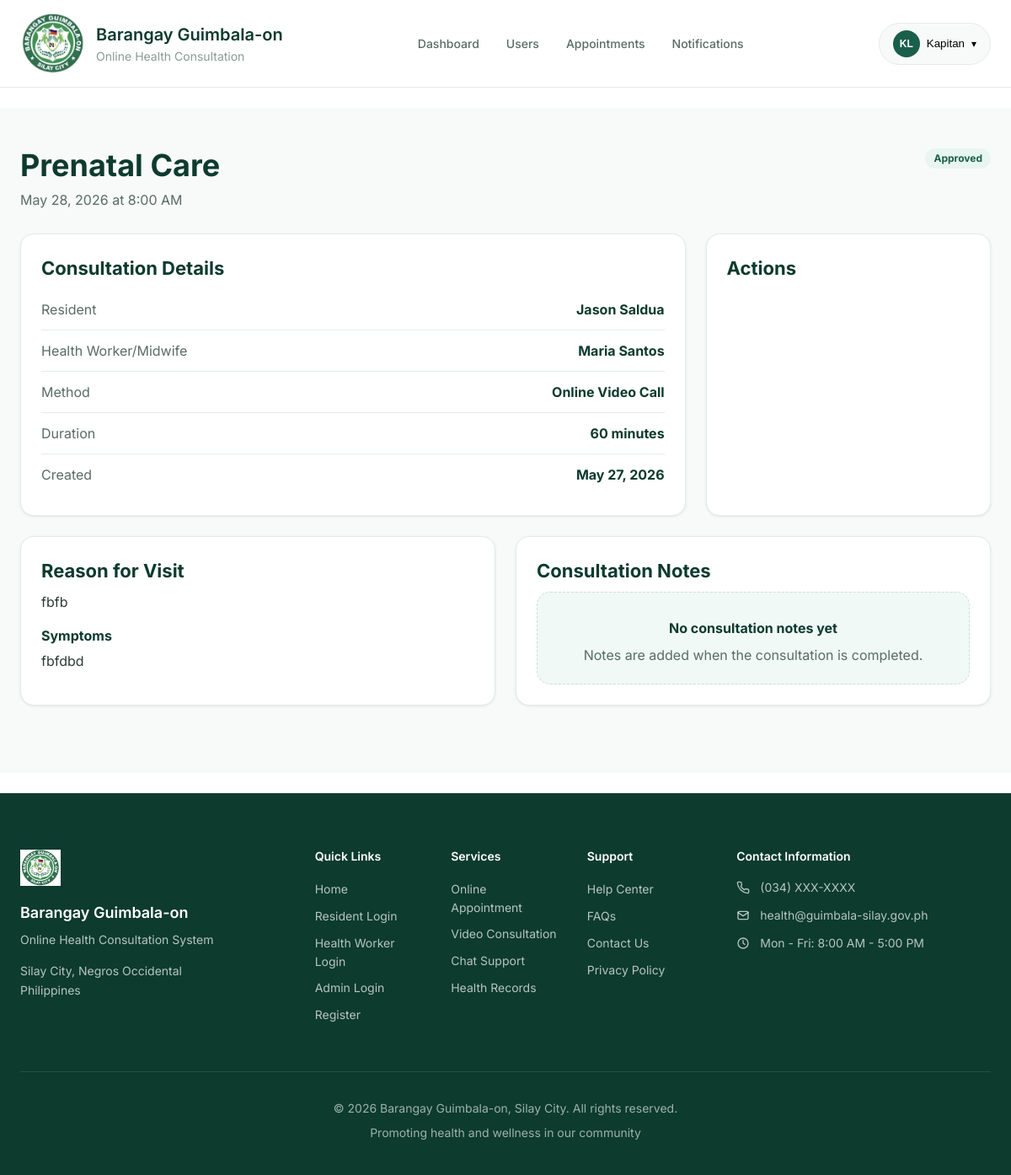
/appointments/8/ (signed in), run on the app's committed database.
### accounts/models.py (models this page shows, shortened)
class User(AbstractUser):
    ROLE_CHOICES = [
        ('resident', 'Resident'),
        ('health_worker', 'Barangay Health Worker/Midwife'),
        ('admin', 'Admin'),
    ]
    username = None
    email = models.EmailField(_('email address'), unique=True)
    role = models.CharField(max_length=20, choices=ROLE_CHOICES, default='resident')
    phone_number = models.CharField(max_length=15, blank=True, null=True)
    address = models.TextField(blank=True, null=True)
    profile_picture = models.ImageField(upload_to='profile_pics/', blank=True, null=True)
    is_active = models.BooleanField(default=True)
    date_joined = models.DateTimeField(auto_now_add=True)
    last_updated = models.DateTimeField(auto_now=True)
    license_number = models.CharField(max_length=50, blank=True, null=True)
    specialization = models.CharField(max_length=100, blank=True, null=True)
    is_available = models.BooleanField(default=True)
    USERNAME_FIELD = 'email'
    REQUIRED_FIELDS = ['first_name', 'last_name']
    objects = UserManager()
    class Meta:
        verbose_name = 'User'
        verbose_name_plural = 'Users'
        ordering = ['-date_joined']
    def get_full_name(self):
        return f"{self.first_name} {self.last_name}".strip() or self.email
    @property
    def is_resident(self):
        return self.role == 'resident'
    @property
    def is_health_worker(self):
        return self.role == 'health_worker'
    @property
    def is_admin_user(self):
        return self.role == 'admin' or self.is_superuser

### appointments/models.py (models this page shows, shortened)
class Appointment(models.Model):
    CONSULTATION_TYPE_CHOICES = [
        ('prenatal', 'Prenatal Care'),
        ('child_health', 'Child Health'),
        ('general', 'General Health Concern'),
        ('family_planning', 'Family Planning'),
        ('follow_up', 'Follow-up Checkup'),
        ('immunization', 'Immunization'),
        ('nutrition', 'Nutrition Counseling'),
        ('dental', 'Dental Checkup'),
        ('mental_health', 'Mental Health'),
        ('other', 'Other'),
    ]
    CONSULTATION_METHOD_CHOICES = [
        ('video_call', 'Online Video Call'),
        ('voice_call', 'Online Voice Call'),
        ('chat', 'Chat Consultation'),
        ('in_person', 'In-Person Visit'),
    ]
    STATUS_CHOICES = [
        ('pending', 'Pending'),
        ('approved', 'Approved'),
        ('rescheduled', 'Rescheduled'),
        ('completed', 'Completed'),
        ('cancelled', 'Cancelled'),
        ('no_show', 'No Show'),
    ]
    resident = models.ForeignKey(
        settings.AUTH_USER_MODEL,
        on_delete=models.CASCADE,
        related_name='resident_appointments',
        limit_choices_to={'role': 'resident'}
    )
    health_worker = models.ForeignKey(
        settings.AUTH_USER_MODEL,
        on_delete=models.CASCADE,
        related_name='worker_appointments',
        limit_choices_to={'role': 'health_worker'},
        null=True,
        blank=True
    )
    consultation_type = models.CharField(
        max_length=20,
        choices=CONSULTATION_TYPE_CHOICES
    )
    custom_consultation_type = models.CharField(
        max_length=100,
        blank=True,
        null=True,
        help_text="Custom consultation type when 'Other' is selected"
    )
    consultation_method = models.CharField(
        max_length=20,
        choices=CONSULTATION_METHOD_CHOICES,
        default='video_call'
    )
    scheduled_date = models.DateField()
    scheduled_time = models.TimeField()
    duration_minutes = models.PositiveIntegerField(default=60)
    status = models.CharField(
        max_length=20,
        choices=STATUS_CHOICES,
        default='pending'
    )
    reason_for_visit = models.TextField(
        help_text="Brief description of symptoms or reason for consultation"
    )
    symptoms = models.TextField(
        blank=True,
        null=True,
        help_text="List of symptoms (if applicable)"
    )
    consultation_notes = models.TextField(
        blank=True,
        null=True,
        help_text="Notes from the health worker after consultation"
    )
    diagnosis = models.TextField(
        blank=True,
        null=True
    )
    recommendations = models.TextField(
        blank=True,
        null=True,
        help_text="Recommendations, prescriptions, or follow-up instructions"
    )
    rescheduled_from = models.ForeignKey(
        'self',
        on_delete=models.SET_NULL,
        null=True,
        blank=True,
        related_name='rescheduled_to'
    )
    reschedule_reason = models.TextField(
        blank=True,
        null=True
    )
    cancelled_by = models.ForeignKey(
        settings.AUTH_USER_MODEL,
        on_delete=models.SET_NULL,
        null=True,
        blank=True,
        related_name='cancelled_appointments'
    )
    cancellation_reason = models.TextField(
        blank=True,
        null=True
    )
    call_room_id = models.CharField(
        max_length=100,
        blank=True,
        null=True,
        unique=True
    )
    call_started_at = models.DateTimeField(
        null=True,
        blank=True
    )
    call_ended_at = models.DateTimeField(
        null=True,
        blank=True
    )
    created_at = models.DateTimeField(auto_now_add=True)
    updated_at = models.DateTimeField(auto_now=True)
    approved_at = models.DateTimeField(null=True, blank=True)
    completed_at = models.DateTimeField(null=True, blank=True)
    class Meta:
        ordering = ['-scheduled_date', '-scheduled_time']
        verbose_name = 'Appointment'
        verbose_name_plural = 'Appointments'
    @property
    def can_be_cancelled(self):
        return self.status in ['pending', 'approved']
    @property
    def can_be_rescheduled(self):
        return self.status in ['pending', 'approved']

### appointments/views.py (the view)
# urls.py: path('<int:pk>/', views.appointment_detail_view, name='detail'),
@login_required
def appointment_detail_view(request, pk):
    appointment = get_object_or_404(Appointment, pk=pk)
    if not (request.user == appointment.resident or
            request.user == appointment.health_worker or
            request.user.is_admin_user):
        return HttpResponseForbidden("You don't have permission to view this appointment.")
    context = {
        'appointment': appointment,
        'can_edit': appointment.status in ['pending', 'approved'],
        'can_cancel': appointment.can_be_cancelled,
        'can_reschedule': appointment.can_be_rescheduled,
    }
    return render(request, 'appointments/detail.html', context)

### notifications/context_processors.py (called while the page is built)
def notifications_count(request):
    if request.user.is_authenticated:
        unread_count = Notification.objects.filter(
            recipient=request.user,
            is_read=False
        ).count()
        return {
            'unread_notifications_count': unread_count,
            'has_unread_notifications': unread_count > 0,
        }
    return {
        'unread_notifications_count': 0,
        'has_unread_notifications': False,
    }

### appointments/templates/appointments/detail.html (shortened to what this page needs)
{% extends 'base.html' %}
{% block content %}
<section class="app-page">
    <div class="container">
        <div class="page-heading split">
            <div>
                <h1>{{ appointment.get_consultation_type_display }}</h1>
                <p>{{ appointment.scheduled_date|date:"F d, Y" }} at {{ appointment.scheduled_time|time:"g:i A" }}</p>
            </div>
            <span class="status-badge status-{{ appointment.status }}">{{ appointment.get_status_display }}</span>
        </div>
        <div class="content-grid detail-layout">
            <article class="panel">
                <h2>Consultation Details</h2>
                <div class="detail-list">
                    <div><span>Resident</span><strong>{{ appointment.resident.get_full_name }}</strong></div>
                    <div><span>Health Worker/Midwife</span><strong>{% if appointment.health_worker %}{{ appointment.health_worker.get_full_name }}{% else %}Pending assignment{% endif %}</strong></div>
                    <div><span>Method</span><strong>{{ appointment.get_consultation_method_display }}</strong></div>
                    <div><span>Duration</span><strong>{{ appointment.duration_minutes }} minutes</strong></div>
                    <div><span>Created</span><strong>{{ appointment.created_at|date:"M d, Y" }}</strong></div>
                </div>
            </article>
            <aside class="panel action-panel">
                <h2>Actions</h2>
            </aside>
        </div>
        <div class="content-grid two-columns">
            <article class="panel">
                <h2>Reason for Visit</h2>
                <p>{{ appointment.reason_for_visit|linebreaks }}</p>
                {% if appointment.symptoms %}
                <h3>Symptoms</h3>
                <p>{{ appointment.symptoms|linebreaks }}</p>
                {% endif %}
            </article>
            <article class="panel">
                <h2>Consultation Notes</h2>
                {% if appointment.consultation_notes or appointment.diagnosis or appointment.recommendations %}
                <div class="record-notes">
                    <h3>Notes</h3>
                    <p>{{ appointment.consultation_notes|default:"No notes recorded."|linebreaks }}</p>
                    <h3>Diagnosis</h3>
                    <p>{{ appointment.diagnosis|default:"No diagnosis recorded."|linebreaks }}</p>
                    <h3>Recommendations</h3>
                    <p>{{ appointment.recommendations|default:"No recommendations recorded."|linebreaks }}</p>
                </div>
                {% else %}
                <div class="empty-state compact">
                    <h3>No consultation notes yet</h3>
                    <p>Notes are added when the consultation is completed.</p>
                </div>
                {% endif %}
            </article>
        </div>
    </div>
</section>
{% endblock %}

### templates/includes/navbar.html (shortened to what this page needs)
﻿{% load static %}
<nav class="navbar" id="navbar">
    <div class="container">
        <div class="navbar-content">
            <a href="{% url 'home' %}" class="navbar-logo">
                <div class="logo-icon">
                    <img src="{% static 'images/system-logo-v2.jfif' %}" alt="Barangay Guimbala-on Logo">
                </div>
                <div class="logo-text">
                    <span class="logo-title">Barangay Guimbala-on</span>
                    <span class="logo-subtitle">Online Health Consultation</span>
                </div>
            </a>
            <div class="navbar-nav desktop-nav">
                {% if user.is_authenticated %}
                    {% if user.is_resident %}
                        <a href="{% url 'accounts:resident_dashboard' %}" class="nav-link {% if request.resolver_match.url_name == 'resident_dashboard' %}active{% endif %}">
                            Dashboard
                        </a>
                        <a href="{% url 'appointments:create' %}" class="nav-link {% if request.resolver_match.url_name == 'create' %}active{% endif %}">
                            Book Appointment
                        </a>
                        <a href="{% url 'chat:list' %}" class="nav-link {% if request.resolver_match.url_name == 'list' %}active{% endif %}">
                            Messages
                        </a>
                        <a href="{% url 'notifications:list' %}" class="nav-link {% if request.resolver_match.url_name == 'list' %}active{% endif %}">
                            Notifications
                            {% if unread_notifications_count > 0 %}
                            <span class="nav-badge">{{ unread_notifications_count }}</span>
                            {% endif %}
                        </a>
                    {% elif user.is_admin_user %}
                        <a href="{% url 'accounts:admin_dashboard' %}" class="nav-link {% if request.resolver_match.url_name == 'admin_dashboard' %}active{% endif %}">
                            Dashboard
                        </a>
                        <a href="{% url 'accounts:user_list' %}" class="nav-link {% if request.resolver_match.url_name == 'user_list' %}active{% endif %}">
                            Users
                        </a>
                        <a href="{% url 'appointments:list' %}" class="nav-link {% if request.resolver_match.url_name == 'list' %}active{% endif %}">
                            Appointments
                        </a>
                        <a href="{% url 'notifications:list' %}" class="nav-link {% if request.resolver_match.url_name == 'list' %}active{% endif %}">
                            Notifications
                        </a>
                    {% endif %}
                {% else %}
                    <a href="{% url 'home' %}" class="nav-link {% if request.resolver_match.url_name == 'home' %}active{% endif %}">Home</a>
                    <a href="#services" class="nav-link">Services</a>
                    <a href="#how-it-works" class="nav-link">How It Works</a>
                    <a href="#contact" class="nav-link">Contact</a>
                {% endif %}
            </div>
            <div class="navbar-actions">
                {% if user.is_authenticated %}
                    <div class="user-menu dropdown">
                        <button class="user-menu-toggle dropdown-toggle" type="button">
                            <div class="user-avatar">
                                {% if user.profile_picture %}
                                    <img src="{{ user.profile_picture.url }}" alt="{{ user.get_full_name }}">
                                {% else %}
                                    <span>{{ user.first_name|first|upper }}{{ user.last_name|first|upper }}</span>
                                {% endif %}
                            </div>
                            <span class="user-name">{{ user.first_name }}</span>
                            <span class="dropdown-arrow" aria-hidden="true">▾</span>
                        </button>
                    </div>
                {% endif %}
            </div>
        </div>
    </div>
</nav>
<div class="navbar-spacer"></div>

### static/css/animations.css (style rules this page uses)
html { scroll-behavior: smooth; }

### data on the page
User: first_name|first "K", last_name|first "L", first_name "Kapitan"
Appointment: consultation_type "Prenatal Care", scheduled_date "May 28, 2026", scheduled_time "8:00 AM", status "Approved", resident.get_full_name "Jason Saldua", health_worker.get_full_name "Maria Santos", consultation_method "Online Video Call", duration_minutes "60", created_at "May 27, 2026", reason_for_visit "fbfb", symptoms "fbfdbd"
